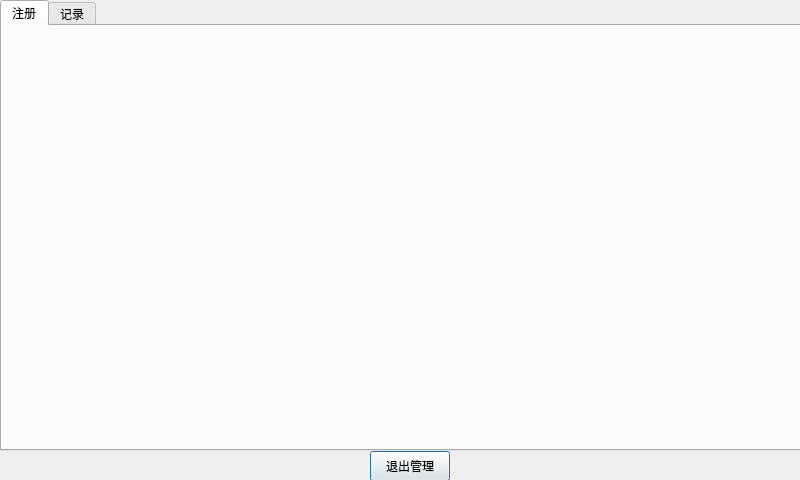
<?xml version="1.0" encoding="UTF-8"?>
<ui version="4.0">
 <class>Dialog</class>
 <widget class="QDialog" name="Dialog">
  <property name="geometry">
   <rect>
    <x>0</x>
    <y>0</y>
    <width>800</width>
    <height>480</height>
   </rect>
  </property>
  <property name="windowTitle">
   <string>Dialog</string>
  </property>
  <property name="styleSheet">
   <string notr="true"/>
  </property>
  <widget class="QWidget" name="">
   <property name="geometry">
    <rect>
     <x>0</x>
     <y>0</y>
     <width>821</width>
     <height>481</height>
    </rect>
   </property>
   <layout class="QVBoxLayout" name="verticalLayout">
    <property name="spacing">
     <number>0</number>
    </property>
    <item>
     <widget class="QTabWidget" name="tab_record">
      <property name="currentIndex">
       <number>0</number>
      </property>
      <widget class="Register" name="tab_register">
       <attribute name="title">
        <string>注册</string>
       </attribute>
      </widget>
      <widget class="Record" name="tab_record_2">
       <attribute name="title">
        <string>记录</string>
       </attribute>
      </widget>
     </widget>
    </item>
    <item alignment="Qt::AlignHCenter|Qt::AlignVCenter">
     <widget class="QPushButton" name="btn_exit">
      <property name="minimumSize">
       <size>
        <width>80</width>
        <height>30</height>
       </size>
      </property>
      <property name="maximumSize">
       <size>
        <width>70</width>
        <height>30</height>
       </size>
      </property>
      <property name="text">
       <string>退出管理</string>
      </property>
     </widget>
    </item>
   </layout>
  </widget>
 </widget>
 <customwidgets>
  <customwidget>
   <class>Register</class>
   <extends>QWidget</extends>
   <header location="global">register.h</header>
   <container>1</container>
  </customwidget>
  <customwidget>
   <class>Record</class>
   <extends>QWidget</extends>
   <header location="global">record.h</header>
   <container>1</container>
  </customwidget>
 </customwidgets>
 <resources/>
 <connections/>
</ui>
